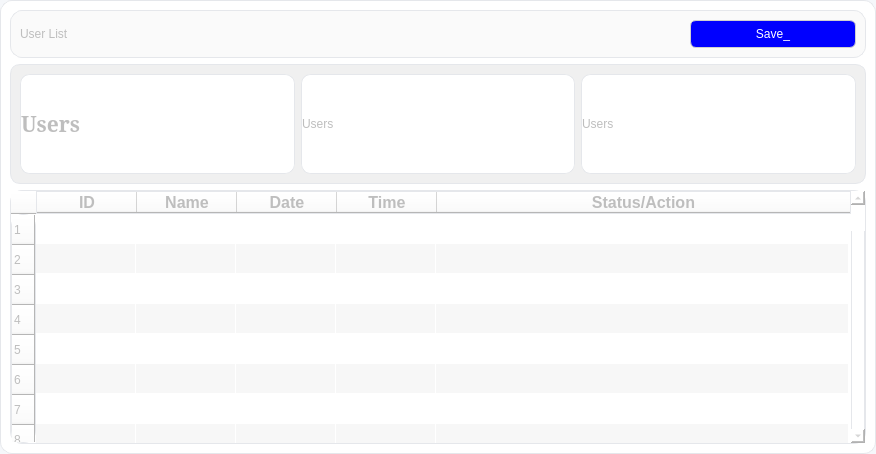
<?xml version="1.0" encoding="UTF-8"?>
<ui version="4.0">
 <class>user_root</class>
 <widget class="QWidget" name="user_root">
  <property name="enabled">
   <bool>false</bool>
  </property>
  <property name="geometry">
   <rect>
    <x>0</x>
    <y>0</y>
    <width>876</width>
    <height>454</height>
   </rect>
  </property>
  <property name="maximumSize">
   <size>
    <width>900</width>
    <height>1000</height>
   </size>
  </property>
  <property name="windowTitle">
   <string>Form</string>
  </property>
  <property name="styleSheet">
   <string notr="true">background-color: #F5F7FA;
</string>
  </property>
  <layout class="QHBoxLayout" name="horizontalLayout">
   <property name="spacing">
    <number>0</number>
   </property>
   <property name="leftMargin">
    <number>0</number>
   </property>
   <property name="topMargin">
    <number>0</number>
   </property>
   <property name="rightMargin">
    <number>0</number>
   </property>
   <property name="bottomMargin">
    <number>0</number>
   </property>
   <item>
    <widget class="QFrame" name="frame">
     <property name="styleSheet">
      <string notr="true">
    background-color: #FFFFFF;
    border-radius: 12px;
    border: 1px solid #E5E7EB;

</string>
     </property>
     <property name="frameShape">
      <enum>QFrame::StyledPanel</enum>
     </property>
     <property name="frameShadow">
      <enum>QFrame::Raised</enum>
     </property>
     <layout class="QHBoxLayout" name="horizontalLayout_5">
      <item>
       <layout class="QVBoxLayout" name="verticalLayout">
        <item>
         <widget class="QFrame" name="frame_2">
          <property name="styleSheet">
           <string notr="true">background-color: rgb(250,250,250)
</string>
          </property>
          <property name="frameShape">
           <enum>QFrame::StyledPanel</enum>
          </property>
          <property name="frameShadow">
           <enum>QFrame::Raised</enum>
          </property>
          <layout class="QHBoxLayout" name="horizontalLayout_3">
           <item>
            <layout class="QHBoxLayout" name="horizontalLayout_2" stretch="2,2,1">
             <item>
              <widget class="QLabel" name="users_label">
               <property name="styleSheet">
                <string notr="true">border :none;
</string>
               </property>
               <property name="text">
                <string>User List </string>
               </property>
              </widget>
             </item>
             <item>
              <spacer name="horizontalSpacer">
               <property name="orientation">
                <enum>Qt::Horizontal</enum>
               </property>
               <property name="sizeHint" stdset="0">
                <size>
                 <width>598</width>
                 <height>20</height>
                </size>
               </property>
              </spacer>
             </item>
             <item>
              <widget class="QPushButton" name="Save_button">
               <property name="styleSheet">
                <string notr="true">QPushButton {
	background-color: blue;
    border: 1px solid #d0d0d0;
    color: #555;
    border-radius: 6px;
    padding: 6px 12px;
	color : white;
    
}

QPushButton:hover {
   
    border: 1px solid #c0c0c0;
	 background-color: lightgreen;
	color : black;
}

QPushButton:pressed {
    background-color: #dcdcdc;
}

</string>
               </property>
               <property name="text">
                <string>Save_</string>
               </property>
              </widget>
             </item>
            </layout>
           </item>
          </layout>
         </widget>
        </item>
        <item>
         <widget class="QFrame" name="frame_analyitics">
          <property name="sizePolicy">
           <sizepolicy hsizetype="Expanding" vsizetype="Expanding">
            <horstretch>0</horstretch>
            <verstretch>0</verstretch>
           </sizepolicy>
          </property>
          <property name="minimumSize">
           <size>
            <width>600</width>
            <height>0</height>
           </size>
          </property>
          <property name="maximumSize">
           <size>
            <width>16777215</width>
            <height>120</height>
           </size>
          </property>
          <property name="styleSheet">
           <string notr="true">background-color: rgb(240,240,240);
border-radius: 10px;</string>
          </property>
          <property name="frameShape">
           <enum>QFrame::StyledPanel</enum>
          </property>
          <property name="frameShadow">
           <enum>QFrame::Raised</enum>
          </property>
          <layout class="QHBoxLayout" name="horizontalLayout_4">
           <item>
            <widget class="QFrame" name="frame_3">
             <property name="minimumSize">
              <size>
               <width>0</width>
               <height>100</height>
              </size>
             </property>
             <property name="autoFillBackground">
              <bool>false</bool>
             </property>
             <property name="styleSheet">
              <string notr="true">background-color : #FFFFFF;
border :1px solid #E5E7EB
</string>
             </property>
             <property name="frameShape">
              <enum>QFrame::StyledPanel</enum>
             </property>
             <property name="frameShadow">
              <enum>QFrame::Raised</enum>
             </property>
             <layout class="QHBoxLayout" name="horizontalLayout_6">
              <property name="spacing">
               <number>0</number>
              </property>
              <property name="leftMargin">
               <number>0</number>
              </property>
              <property name="topMargin">
               <number>0</number>
              </property>
              <property name="rightMargin">
               <number>0</number>
              </property>
              <property name="bottomMargin">
               <number>0</number>
              </property>
              <item>
               <widget class="QLabel" name="lab_table_name">
                <property name="font">
                 <font>
                  <family>SimSun</family>
                  <pointsize>16</pointsize>
                  <bold>true</bold>
                 </font>
                </property>
                <property name="styleSheet">
                 <string notr="true">border :0px;
background-color : white;
</string>
                </property>
                <property name="text">
                 <string>Users</string>
                </property>
               </widget>
              </item>
             </layout>
            </widget>
           </item>
           <item>
            <widget class="QFrame" name="frame_4">
             <property name="minimumSize">
              <size>
               <width>0</width>
               <height>100</height>
              </size>
             </property>
             <property name="autoFillBackground">
              <bool>false</bool>
             </property>
             <property name="styleSheet">
              <string notr="true">background-color : white;
border :1px solid #E5E7EB
</string>
             </property>
             <property name="frameShape">
              <enum>QFrame::StyledPanel</enum>
             </property>
             <property name="frameShadow">
              <enum>QFrame::Raised</enum>
             </property>
             <layout class="QHBoxLayout" name="horizontalLayout_7">
              <property name="spacing">
               <number>0</number>
              </property>
              <property name="leftMargin">
               <number>0</number>
              </property>
              <property name="topMargin">
               <number>0</number>
              </property>
              <property name="rightMargin">
               <number>0</number>
              </property>
              <property name="bottomMargin">
               <number>0</number>
              </property>
              <item>
               <widget class="QLabel" name="lab_middle_table">
                <property name="autoFillBackground">
                 <bool>false</bool>
                </property>
                <property name="styleSheet">
                 <string notr="true">border :0px;
background-color: #FFFFFF;</string>
                </property>
                <property name="text">
                 <string>Users</string>
                </property>
               </widget>
              </item>
             </layout>
            </widget>
           </item>
           <item>
            <widget class="QFrame" name="frame_5">
             <property name="minimumSize">
              <size>
               <width>0</width>
               <height>100</height>
              </size>
             </property>
             <property name="autoFillBackground">
              <bool>false</bool>
             </property>
             <property name="styleSheet">
              <string notr="true">background-color : white;
border :1px solid #E5E7EB
</string>
             </property>
             <property name="frameShape">
              <enum>QFrame::StyledPanel</enum>
             </property>
             <property name="frameShadow">
              <enum>QFrame::Raised</enum>
             </property>
             <layout class="QHBoxLayout" name="horizontalLayout_8">
              <property name="spacing">
               <number>0</number>
              </property>
              <property name="leftMargin">
               <number>0</number>
              </property>
              <property name="topMargin">
               <number>0</number>
              </property>
              <property name="rightMargin">
               <number>0</number>
              </property>
              <property name="bottomMargin">
               <number>0</number>
              </property>
              <item>
               <widget class="QLabel" name="lab_last_table">
                <property name="autoFillBackground">
                 <bool>false</bool>
                </property>
                <property name="styleSheet">
                 <string notr="true">border :0px;
background-color : #FFFFFF;
</string>
                </property>
                <property name="text">
                 <string>Users</string>
                </property>
               </widget>
              </item>
             </layout>
            </widget>
           </item>
          </layout>
         </widget>
        </item>
        <item>
         <widget class="QTableWidget" name="tableWidget">
          <property name="enabled">
           <bool>false</bool>
          </property>
          <property name="font">
           <font>
            <pointsize>10</pointsize>
            <stylestrategy>PreferAntialias</stylestrategy>
           </font>
          </property>
          <property name="layoutDirection">
           <enum>Qt::LeftToRight</enum>
          </property>
          <property name="autoFillBackground">
           <bool>true</bool>
          </property>
          <property name="styleSheet">
           <string notr="true"/>
          </property>
          <property name="frameShadow">
           <enum>QFrame::Sunken</enum>
          </property>
          <property name="lineWidth">
           <number>1</number>
          </property>
          <property name="verticalScrollBarPolicy">
           <enum>Qt::ScrollBarAlwaysOn</enum>
          </property>
          <property name="sizeAdjustPolicy">
           <enum>QAbstractScrollArea::AdjustIgnored</enum>
          </property>
          <property name="autoScroll">
           <bool>true</bool>
          </property>
          <property name="autoScrollMargin">
           <number>28</number>
          </property>
          <property name="editTriggers">
           <set>QAbstractItemView::AllEditTriggers</set>
          </property>
          <property name="dragEnabled">
           <bool>true</bool>
          </property>
          <property name="dragDropOverwriteMode">
           <bool>false</bool>
          </property>
          <property name="alternatingRowColors">
           <bool>true</bool>
          </property>
          <property name="textElideMode">
           <enum>Qt::ElideMiddle</enum>
          </property>
          <property name="showGrid">
           <bool>true</bool>
          </property>
          <property name="gridStyle">
           <enum>Qt::NoPen</enum>
          </property>
          <property name="sortingEnabled">
           <bool>true</bool>
          </property>
          <property name="wordWrap">
           <bool>true</bool>
          </property>
          <property name="cornerButtonEnabled">
           <bool>false</bool>
          </property>
          <property name="rowCount">
           <number>100</number>
          </property>
          <property name="columnCount">
           <number>5</number>
          </property>
          <attribute name="horizontalHeaderVisible">
           <bool>true</bool>
          </attribute>
          <attribute name="horizontalHeaderCascadingSectionResizes">
           <bool>true</bool>
          </attribute>
          <attribute name="horizontalHeaderMinimumSectionSize">
           <number>100</number>
          </attribute>
          <attribute name="horizontalHeaderDefaultSectionSize">
           <number>100</number>
          </attribute>
          <attribute name="horizontalHeaderHighlightSections">
           <bool>true</bool>
          </attribute>
          <attribute name="horizontalHeaderShowSortIndicator" stdset="0">
           <bool>true</bool>
          </attribute>
          <attribute name="horizontalHeaderStretchLastSection">
           <bool>true</bool>
          </attribute>
          <attribute name="verticalHeaderVisible">
           <bool>true</bool>
          </attribute>
          <attribute name="verticalHeaderCascadingSectionResizes">
           <bool>true</bool>
          </attribute>
          <attribute name="verticalHeaderHighlightSections">
           <bool>true</bool>
          </attribute>
          <attribute name="verticalHeaderShowSortIndicator" stdset="0">
           <bool>true</bool>
          </attribute>
          <attribute name="verticalHeaderStretchLastSection">
           <bool>false</bool>
          </attribute>
          <row/>
          <row/>
          <row/>
          <row/>
          <row/>
          <row/>
          <row/>
          <row/>
          <row/>
          <row/>
          <row/>
          <row/>
          <row/>
          <row/>
          <row/>
          <row/>
          <row/>
          <row/>
          <row/>
          <row/>
          <row/>
          <row/>
          <row/>
          <row/>
          <row/>
          <row/>
          <row/>
          <row/>
          <row/>
          <row/>
          <row/>
          <row/>
          <row/>
          <row/>
          <row/>
          <row/>
          <row/>
          <row/>
          <row/>
          <row/>
          <row/>
          <row/>
          <row/>
          <row/>
          <row/>
          <row/>
          <row/>
          <row/>
          <row/>
          <row/>
          <row/>
          <row/>
          <row/>
          <row/>
          <row/>
          <row/>
          <row/>
          <row/>
          <row/>
          <row/>
          <row/>
          <row/>
          <row/>
          <row/>
          <row/>
          <row/>
          <row/>
          <row/>
          <row/>
          <row/>
          <row/>
          <row/>
          <row/>
          <row/>
          <row/>
          <row/>
          <row/>
          <row/>
          <row/>
          <row/>
          <row/>
          <row/>
          <row/>
          <row/>
          <row/>
          <row/>
          <row/>
          <row/>
          <row/>
          <row/>
          <row/>
          <row/>
          <row/>
          <row/>
          <row/>
          <row/>
          <row/>
          <row/>
          <row/>
          <row/>
          <column>
           <property name="text">
            <string>ID</string>
           </property>
           <property name="font">
            <font>
             <pointsize>12</pointsize>
             <bold>true</bold>
            </font>
           </property>
          </column>
          <column>
           <property name="text">
            <string>Name</string>
           </property>
           <property name="font">
            <font>
             <pointsize>12</pointsize>
             <bold>true</bold>
            </font>
           </property>
          </column>
          <column>
           <property name="text">
            <string>Date</string>
           </property>
           <property name="font">
            <font>
             <pointsize>12</pointsize>
             <bold>true</bold>
            </font>
           </property>
          </column>
          <column>
           <property name="text">
            <string>Time</string>
           </property>
           <property name="font">
            <font>
             <pointsize>12</pointsize>
             <bold>true</bold>
            </font>
           </property>
          </column>
          <column>
           <property name="text">
            <string>Status/Action</string>
           </property>
           <property name="font">
            <font>
             <pointsize>12</pointsize>
             <bold>true</bold>
            </font>
           </property>
          </column>
         </widget>
        </item>
       </layout>
      </item>
     </layout>
    </widget>
   </item>
  </layout>
 </widget>
 <resources/>
 <connections/>
</ui>
